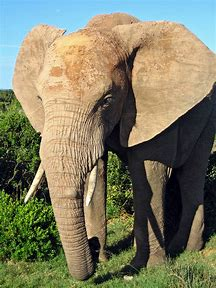
#> input picture Elephant.jpeg, 216 x 288 px
$ jupyter execute Question3_DIP.ipynb
#> lines starting #> are read from the running program, lines starting #| are printed output that depends on the picture
#> further down, image is the input picture: PIL image 216x288 RGB; mean R, G, B 126.5, 124.6, 99.5
<a href="https://colab.research.google.com/github/SwamyYedla/Digital-Image-Processing/blob/main/Question3_DIP.ipynb" target="_parent"></a>

[cell 1]
import numpy as np
import matplotlib.pyplot as plt
from PIL import Image

def kuwahara_filter(image, kernel_size=5):
#> called with kernel_size = 5
    gray_image = image.convert('L')
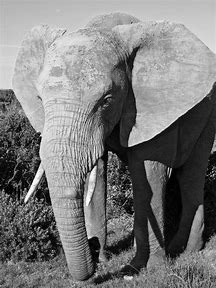
#> gray_image: PIL image 216x288 L; min 0, max 253, mean 122.3
    gray_image = np.array(gray_image, dtype=np.float32)
#> gray_image: shape (288, 216) float32

    pad_size = kernel_size // 2
    padded_image = np.pad(gray_image, pad_size, mode='reflect')
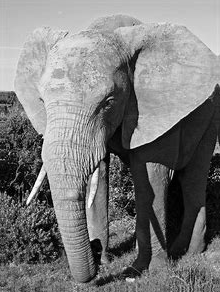
#> padded_image: shape (292, 220) float32; min 0, max 253, mean 122.4

    output_image = np.zeros_like(gray_image)

    offsets = [(-1, -1), (-1, 1), (1, -1), (1, 1)]

    for y in range(gray_image.shape[0]):
        for x in range(gray_image.shape[1]):
            means = []
            variances = []

            for dy, dx in offsets:
                region = padded_image[y:y + kernel_size, x:x + kernel_size]

                mean = np.mean(region)
                variance = np.var(region)

                means.append(mean)
                variances.append(variance)
            min_variance_index = np.argmin(variances)
            output_image[y, x] = means[min_variance_index]
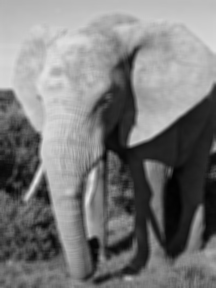
#> output_image: shape (288, 216) float32; min 2, max 230.2, mean 122.3

    return output_image

# Load the image to apply Kuwahara filter on it
image_path = 'Elephant.jpeg'
image = Image.open(image_path)

# Calling the Kuwahara method to apply the filters on the image
kuwahara_image = kuwahara_filter(image)

# Display results
plt.figure(figsize=(10, 5))
plt.subplot(1, 2, 1)
plt.imshow(image.convert('L'), cmap='gray')
plt.title('Original Image of the given elephant image')
plt.axis('off')

plt.subplot(1, 2, 2)
plt.imshow(kuwahara_image, cmap='gray')
plt.title('Kuwahara Filter Applied on Elephant')
plt.axis('off')

plt.tight_layout()
plt.show()
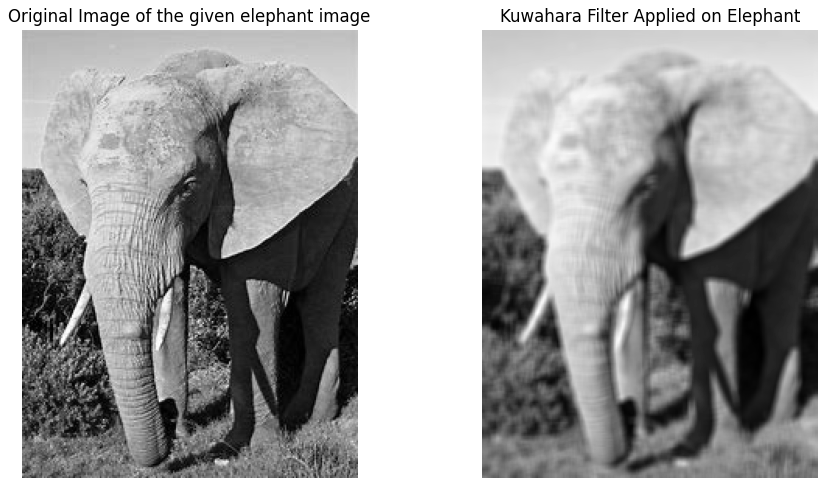
#> figure drawn by matplotlib, 2 panels
